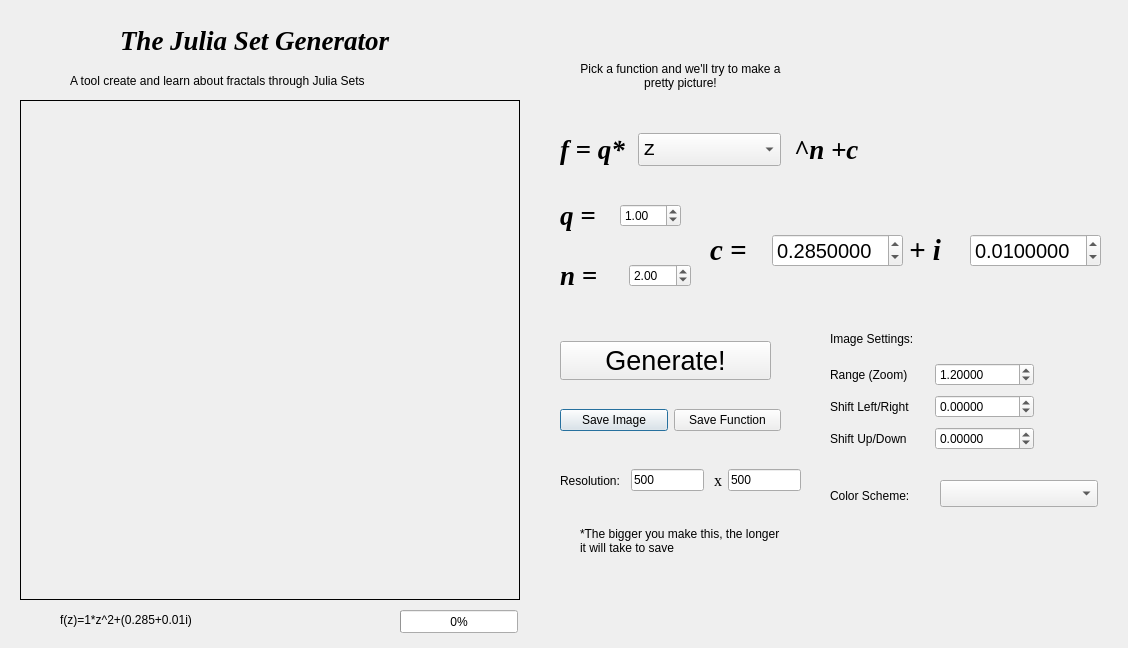
<?xml version="1.0" encoding="UTF-8"?>
<ui version="4.0">
 <class>Dialog</class>
 <widget class="QDialog" name="Dialog">
  <property name="geometry">
   <rect>
    <x>0</x>
    <y>0</y>
    <width>1128</width>
    <height>648</height>
   </rect>
  </property>
  <property name="sizePolicy">
   <sizepolicy hsizetype="Fixed" vsizetype="Fixed">
    <horstretch>0</horstretch>
    <verstretch>0</verstretch>
   </sizepolicy>
  </property>
  <property name="font">
   <font>
    <family>Ubuntu</family>
    <weight>50</weight>
    <italic>false</italic>
    <bold>false</bold>
   </font>
  </property>
  <property name="windowTitle">
   <string>The Julia Set Fractal Generator</string>
  </property>
  <widget class="QLabel" name="labeltitle">
   <property name="geometry">
    <rect>
     <x>120</x>
     <y>20</y>
     <width>281</width>
     <height>41</height>
    </rect>
   </property>
   <property name="font">
    <font>
     <family>Times New Roman</family>
     <pointsize>20</pointsize>
     <weight>75</weight>
     <italic>true</italic>
     <bold>true</bold>
    </font>
   </property>
   <property name="text">
    <string>The Julia Set Generator</string>
   </property>
  </widget>
  <widget class="QLabel" name="label">
   <property name="geometry">
    <rect>
     <x>70</x>
     <y>70</y>
     <width>401</width>
     <height>21</height>
    </rect>
   </property>
   <property name="text">
    <string>A tool create and learn about fractals through Julia Sets</string>
   </property>
  </widget>
  <widget class="QLabel" name="label_5">
   <property name="geometry">
    <rect>
     <x>580</x>
     <y>50</y>
     <width>201</width>
     <height>51</height>
    </rect>
   </property>
   <property name="text">
    <string>Pick a function and we'll try to make a pretty picture!</string>
   </property>
   <property name="textFormat">
    <enum>Qt::AutoText</enum>
   </property>
   <property name="alignment">
    <set>Qt::AlignCenter</set>
   </property>
   <property name="wordWrap">
    <bool>true</bool>
   </property>
  </widget>
  <widget class="QLabel" name="lblTxt">
   <property name="geometry">
    <rect>
     <x>60</x>
     <y>610</y>
     <width>451</width>
     <height>20</height>
    </rect>
   </property>
   <property name="text">
    <string>f(z)=1*z^2+(0.285+0.01i)</string>
   </property>
  </widget>
  <widget class="QLabel" name="view">
   <property name="geometry">
    <rect>
     <x>20</x>
     <y>100</y>
     <width>500</width>
     <height>500</height>
    </rect>
   </property>
   <property name="frameShape">
    <enum>QFrame::Box</enum>
   </property>
   <property name="text">
    <string/>
   </property>
  </widget>
  <widget class="QWidget" name="horizontalLayoutWidget">
   <property name="geometry">
    <rect>
     <x>560</x>
     <y>450</y>
     <width>241</width>
     <height>61</height>
    </rect>
   </property>
   <layout class="QHBoxLayout" name="horizontalLayout_2">
    <item>
     <widget class="QLabel" name="label_3">
      <property name="text">
       <string>Resolution:</string>
      </property>
     </widget>
    </item>
    <item>
     <spacer name="horizontalSpacer">
      <property name="orientation">
       <enum>Qt::Horizontal</enum>
      </property>
      <property name="sizeHint" stdset="0">
       <size>
        <width>40</width>
        <height>20</height>
       </size>
      </property>
     </spacer>
    </item>
    <item>
     <widget class="QLineEdit" name="resX">
      <property name="text">
       <string>500</string>
      </property>
     </widget>
    </item>
    <item>
     <widget class="QLabel" name="label_2">
      <property name="font">
       <font>
        <family>Times New Roman</family>
        <pointsize>12</pointsize>
        <weight>50</weight>
        <italic>false</italic>
        <bold>false</bold>
       </font>
      </property>
      <property name="text">
       <string> x</string>
      </property>
     </widget>
    </item>
    <item>
     <widget class="QLineEdit" name="resY">
      <property name="text">
       <string>500</string>
      </property>
     </widget>
    </item>
   </layout>
  </widget>
  <widget class="QWidget" name="horizontalLayoutWidget_2">
   <property name="geometry">
    <rect>
     <x>560</x>
     <y>390</y>
     <width>221</width>
     <height>61</height>
    </rect>
   </property>
   <layout class="QHBoxLayout" name="horizontalLayout_3">
    <item>
     <widget class="QPushButton" name="btnSaveImage">
      <property name="text">
       <string>Save Image</string>
      </property>
     </widget>
    </item>
    <item>
     <widget class="QPushButton" name="btnSaveTxt">
      <property name="text">
       <string>Save Function</string>
      </property>
     </widget>
    </item>
   </layout>
  </widget>
  <widget class="QWidget" name="horizontalLayoutWidget_3">
   <property name="geometry">
    <rect>
     <x>560</x>
     <y>330</y>
     <width>211</width>
     <height>61</height>
    </rect>
   </property>
   <layout class="QHBoxLayout" name="horizontalLayout_4">
    <item>
     <widget class="QPushButton" name="btnGenSet">
      <property name="font">
       <font>
        <pointsize>20</pointsize>
        <weight>50</weight>
        <bold>false</bold>
       </font>
      </property>
      <property name="text">
       <string>Generate!</string>
      </property>
     </widget>
    </item>
   </layout>
  </widget>
  <widget class="QWidget" name="horizontalLayoutWidget_4">
   <property name="geometry">
    <rect>
     <x>710</x>
     <y>200</y>
     <width>391</width>
     <height>101</height>
    </rect>
   </property>
   <layout class="QHBoxLayout" name="horizontalLayout_5">
    <item>
     <widget class="QLabel" name="lblc">
      <property name="font">
       <font>
        <family>Times New Roman</family>
        <pointsize>22</pointsize>
        <weight>75</weight>
        <italic>true</italic>
        <bold>true</bold>
       </font>
      </property>
      <property name="text">
       <string>c =</string>
      </property>
     </widget>
    </item>
    <item>
     <widget class="QDoubleSpinBox" name="sbRealC">
      <property name="font">
       <font>
        <pointsize>15</pointsize>
       </font>
      </property>
      <property name="decimals">
       <number>7</number>
      </property>
      <property name="minimum">
       <double>-1.000000000000000</double>
      </property>
      <property name="maximum">
       <double>1.000000000000000</double>
      </property>
      <property name="singleStep">
       <double>0.001000000000000</double>
      </property>
      <property name="value">
       <double>0.285000000000000</double>
      </property>
     </widget>
    </item>
    <item>
     <widget class="QLabel" name="label_4">
      <property name="font">
       <font>
        <family>Times New Roman</family>
        <pointsize>22</pointsize>
        <weight>75</weight>
        <italic>true</italic>
        <bold>true</bold>
       </font>
      </property>
      <property name="text">
       <string>+ i</string>
      </property>
     </widget>
    </item>
    <item>
     <widget class="QDoubleSpinBox" name="sbImC">
      <property name="font">
       <font>
        <pointsize>15</pointsize>
       </font>
      </property>
      <property name="decimals">
       <number>7</number>
      </property>
      <property name="minimum">
       <double>-1.000000000000000</double>
      </property>
      <property name="maximum">
       <double>1.000000000000000</double>
      </property>
      <property name="singleStep">
       <double>0.001000000000000</double>
      </property>
      <property name="value">
       <double>0.010000000000000</double>
      </property>
     </widget>
    </item>
   </layout>
  </widget>
  <widget class="QWidget" name="horizontalLayoutWidget_5">
   <property name="geometry">
    <rect>
     <x>560</x>
     <y>119</y>
     <width>299</width>
     <height>61</height>
    </rect>
   </property>
   <layout class="QHBoxLayout" name="horizontalLayout_6">
    <item>
     <widget class="QLabel" name="lblFunction">
      <property name="font">
       <font>
        <family>Times New Roman</family>
        <pointsize>20</pointsize>
        <weight>75</weight>
        <italic>true</italic>
        <bold>true</bold>
       </font>
      </property>
      <property name="text">
       <string>f = q*</string>
      </property>
     </widget>
    </item>
    <item>
     <spacer name="horizontalSpacer_3">
      <property name="orientation">
       <enum>Qt::Horizontal</enum>
      </property>
      <property name="sizeHint" stdset="0">
       <size>
        <width>40</width>
        <height>20</height>
       </size>
      </property>
     </spacer>
    </item>
    <item>
     <widget class="QComboBox" name="cbFunction">
      <property name="font">
       <font>
        <family>Courier New</family>
        <pointsize>16</pointsize>
       </font>
      </property>
      <item>
       <property name="text">
        <string>z</string>
       </property>
      </item>
      <item>
       <property name="text">
        <string>sin(z)</string>
       </property>
      </item>
      <item>
       <property name="text">
        <string>cos(z)</string>
       </property>
      </item>
      <item>
       <property name="text">
        <string>tan(z)</string>
       </property>
      </item>
      <item>
       <property name="text">
        <string>exp(z)</string>
       </property>
      </item>
      <item>
       <property name="text">
        <string>exp(z^2)</string>
       </property>
      </item>
      <item>
       <property name="text">
        <string>exp(-z)</string>
       </property>
      </item>
      <item>
       <property name="text">
        <string>exp(-z^2)</string>
       </property>
      </item>
      <item>
       <property name="text">
        <string>ln(z)</string>
       </property>
      </item>
      <item>
       <property name="text">
        <string>sinh(z)</string>
       </property>
      </item>
      <item>
       <property name="text">
        <string>cosh(z)</string>
       </property>
      </item>
      <item>
       <property name="text">
        <string>tanh(z)</string>
       </property>
      </item>
     </widget>
    </item>
    <item>
     <spacer name="horizontalSpacer_2">
      <property name="orientation">
       <enum>Qt::Horizontal</enum>
      </property>
      <property name="sizeHint" stdset="0">
       <size>
        <width>40</width>
        <height>20</height>
       </size>
      </property>
     </spacer>
    </item>
    <item>
     <widget class="QLabel" name="lblexp">
      <property name="font">
       <font>
        <family>Times New Roman</family>
        <pointsize>20</pointsize>
        <weight>75</weight>
        <italic>true</italic>
        <bold>true</bold>
       </font>
      </property>
      <property name="text">
       <string>^n</string>
      </property>
     </widget>
    </item>
    <item>
     <widget class="QLabel" name="lblFunction_2">
      <property name="font">
       <font>
        <family>Times New Roman</family>
        <pointsize>20</pointsize>
        <weight>75</weight>
        <italic>true</italic>
        <bold>true</bold>
       </font>
      </property>
      <property name="text">
       <string>+c</string>
      </property>
     </widget>
    </item>
   </layout>
  </widget>
  <widget class="QWidget" name="horizontalLayoutWidget_6">
   <property name="geometry">
    <rect>
     <x>560</x>
     <y>190</y>
     <width>121</width>
     <height>51</height>
    </rect>
   </property>
   <layout class="QHBoxLayout" name="horizontalLayout_7">
    <item>
     <widget class="QLabel" name="lblq">
      <property name="font">
       <font>
        <family>Times New Roman</family>
        <pointsize>20</pointsize>
        <weight>75</weight>
        <italic>true</italic>
        <bold>true</bold>
       </font>
      </property>
      <property name="text">
       <string>q =</string>
      </property>
     </widget>
    </item>
    <item>
     <widget class="QDoubleSpinBox" name="sbQ">
      <property name="minimum">
       <double>-10.000000000000000</double>
      </property>
      <property name="maximum">
       <double>10.000000000000000</double>
      </property>
      <property name="value">
       <double>1.000000000000000</double>
      </property>
     </widget>
    </item>
   </layout>
  </widget>
  <widget class="QWidget" name="horizontalLayoutWidget_7">
   <property name="geometry">
    <rect>
     <x>560</x>
     <y>250</y>
     <width>131</width>
     <height>51</height>
    </rect>
   </property>
   <layout class="QHBoxLayout" name="horizontalLayout_8">
    <item>
     <widget class="QLabel" name="lbln">
      <property name="font">
       <font>
        <family>Times New Roman</family>
        <pointsize>20</pointsize>
        <weight>75</weight>
        <italic>true</italic>
        <bold>true</bold>
       </font>
      </property>
      <property name="text">
       <string>n =</string>
      </property>
     </widget>
    </item>
    <item>
     <widget class="QDoubleSpinBox" name="sbN">
      <property name="minimum">
       <double>-10.000000000000000</double>
      </property>
      <property name="maximum">
       <double>10.000000000000000</double>
      </property>
      <property name="value">
       <double>2.000000000000000</double>
      </property>
     </widget>
    </item>
   </layout>
  </widget>
  <widget class="QLabel" name="label_6">
   <property name="geometry">
    <rect>
     <x>580</x>
     <y>510</y>
     <width>201</width>
     <height>61</height>
    </rect>
   </property>
   <property name="text">
    <string>*The bigger you make this, the longer it will take to save</string>
   </property>
   <property name="wordWrap">
    <bool>true</bool>
   </property>
  </widget>
  <widget class="QProgressBar" name="progressBar">
   <property name="geometry">
    <rect>
     <x>400</x>
     <y>610</y>
     <width>118</width>
     <height>23</height>
    </rect>
   </property>
   <property name="value">
    <number>0</number>
   </property>
  </widget>
  <widget class="QLabel" name="label_12">
   <property name="geometry">
    <rect>
     <x>830</x>
     <y>330</y>
     <width>151</width>
     <height>17</height>
    </rect>
   </property>
   <property name="text">
    <string>Image Settings:</string>
   </property>
  </widget>
  <widget class="QWidget" name="gridLayoutWidget">
   <property name="geometry">
    <rect>
     <x>830</x>
     <y>360</y>
     <width>204</width>
     <height>95</height>
    </rect>
   </property>
   <layout class="QGridLayout" name="gridLayout">
    <item row="0" column="0">
     <widget class="QLabel" name="label_10">
      <property name="text">
       <string>Range (Zoom)</string>
      </property>
     </widget>
    </item>
    <item row="2" column="0">
     <widget class="QLabel" name="label_13">
      <property name="text">
       <string>Shift Up/Down</string>
      </property>
     </widget>
    </item>
    <item row="1" column="0">
     <widget class="QLabel" name="label_11">
      <property name="text">
       <string>Shift Left/Right</string>
      </property>
     </widget>
    </item>
    <item row="0" column="1">
     <widget class="QDoubleSpinBox" name="sbRange">
      <property name="decimals">
       <number>5</number>
      </property>
      <property name="minimum">
       <double>-2.000000000000000</double>
      </property>
      <property name="maximum">
       <double>2.000000000000000</double>
      </property>
      <property name="singleStep">
       <double>0.010000000000000</double>
      </property>
      <property name="value">
       <double>1.200000000000000</double>
      </property>
     </widget>
    </item>
    <item row="1" column="1">
     <widget class="QDoubleSpinBox" name="sbHoriz">
      <property name="decimals">
       <number>5</number>
      </property>
      <property name="minimum">
       <double>-2.000000000000000</double>
      </property>
      <property name="maximum">
       <double>2.000000000000000</double>
      </property>
      <property name="singleStep">
       <double>0.010000000000000</double>
      </property>
      <property name="value">
       <double>0.000000000000000</double>
      </property>
     </widget>
    </item>
    <item row="2" column="1">
     <widget class="QDoubleSpinBox" name="sbVert">
      <property name="decimals">
       <number>5</number>
      </property>
      <property name="minimum">
       <double>-2.000000000000000</double>
      </property>
      <property name="maximum">
       <double>2.000000000000000</double>
      </property>
      <property name="singleStep">
       <double>0.010000000000000</double>
      </property>
      <property name="value">
       <double>0.000000000000000</double>
      </property>
     </widget>
    </item>
   </layout>
  </widget>
  <widget class="QComboBox" name="cbColor">
   <property name="geometry">
    <rect>
     <x>940</x>
     <y>480</y>
     <width>158</width>
     <height>27</height>
    </rect>
   </property>
  </widget>
  <widget class="QLabel" name="label_7">
   <property name="geometry">
    <rect>
     <x>830</x>
     <y>480</y>
     <width>101</width>
     <height>31</height>
    </rect>
   </property>
   <property name="text">
    <string>Color Scheme:</string>
   </property>
  </widget>
 </widget>
 <resources/>
 <connections/>
</ui>
